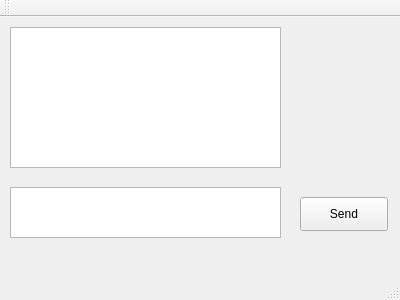
<?xml version="1.0" encoding="UTF-8"?>
<ui version="4.0">
 <class>MainWindow</class>
 <widget class="QMainWindow" name="MainWindow">
  <property name="geometry">
   <rect>
    <x>0</x>
    <y>0</y>
    <width>400</width>
    <height>300</height>
   </rect>
  </property>
  <property name="windowTitle">
   <string>MainWindow</string>
  </property>
  <widget class="QWidget" name="centralWidget">
   <widget class="QTextEdit" name="textEdit">
    <property name="geometry">
     <rect>
      <x>10</x>
      <y>10</y>
      <width>271</width>
      <height>141</height>
     </rect>
    </property>
    <property name="autoFillBackground">
     <bool>false</bool>
    </property>
    <property name="readOnly">
     <bool>true</bool>
    </property>
   </widget>
   <widget class="QTextEdit" name="textEdit_2">
    <property name="geometry">
     <rect>
      <x>10</x>
      <y>170</y>
      <width>271</width>
      <height>51</height>
     </rect>
    </property>
   </widget>
   <widget class="QPushButton" name="pushButton">
    <property name="geometry">
     <rect>
      <x>300</x>
      <y>180</y>
      <width>88</width>
      <height>34</height>
     </rect>
    </property>
    <property name="text">
     <string>Send</string>
    </property>
   </widget>
  </widget>
  <widget class="QMenuBar" name="menuBar">
   <property name="geometry">
    <rect>
     <x>0</x>
     <y>0</y>
     <width>400</width>
     <height>30</height>
    </rect>
   </property>
  </widget>
  <widget class="QToolBar" name="mainToolBar">
   <attribute name="toolBarArea">
    <enum>TopToolBarArea</enum>
   </attribute>
   <attribute name="toolBarBreak">
    <bool>false</bool>
   </attribute>
  </widget>
  <widget class="QStatusBar" name="statusBar"/>
 </widget>
 <layoutdefault spacing="6" margin="11"/>
 <resources/>
 <connections/>
</ui>
